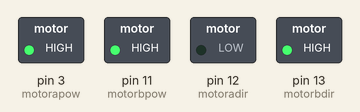
The sketch below on a simulated Arduino Uno, built with avr-gcc and run on an emulated ATmega328P. Shown: switched loads named in the sketch (green lamp = pin HIGH).

Above: at 0.1 s.
Timing chart, 0 to 1.6 s (numbered marks = the images above):
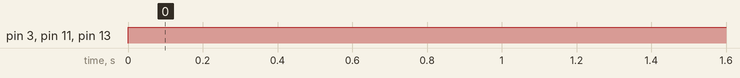

The sketch:

drive_forward.ino
```cpp
int motoradir = 12;
int motorbdir = 13;
int motorapow = 3;
int motorbpow = 11;

void setup() {
  // put your setup code here, to run once:
  pinMode(motoradir, OUTPUT);
  pinMode(motorbdir, OUTPUT);
  pinMode(motorapow, OUTPUT);
  pinMode(motorbpow, OUTPUT);
}

void loop() {
  // just drive forward forever
  digitalWrite(motoradir, LOW); // rotate counter-clockwise
  digitalWrite(motorbdir, HIGH); // rotate clockwise
  digitalWrite(motorapow, HIGH);
  digitalWrite(motorbpow, HIGH);
}
```

Measured:
- by itself, pin 3 (motorapow), pin 11 (motorbpow), pin 13 (motorbdir): LOW → HIGH at 0.00 s
